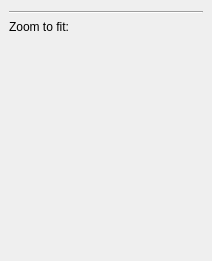
<?xml version="1.0" encoding="UTF-8"?>
<ui version="4.0">
 <author>
    SPDX-FileCopyrightText: none
    SPDX-License-Identifier: GPL-3.0-or-later
  </author>
 <class>ZoomToolWidget</class>
 <widget class="QWidget" name="ZoomToolWidget">
  <property name="geometry">
   <rect>
    <x>0</x>
    <y>0</y>
    <width>212</width>
    <height>261</height>
   </rect>
  </property>
  <layout class="QVBoxLayout" name="verticalLayout">
   <property name="leftMargin">
    <number>9</number>
   </property>
   <property name="rightMargin">
    <number>9</number>
   </property>
   <item>
    <widget class="Line" name="line">
     <property name="orientation">
      <enum>Qt::Horizontal</enum>
     </property>
    </widget>
   </item>
   <item>
    <widget class="QLabel" name="label">
     <property name="text">
      <string>Zoom to fit:</string>
     </property>
    </widget>
   </item>
   <item>
    <layout class="QHBoxLayout" name="horizontalLayout">
     <property name="spacing">
      <number>0</number>
     </property>
     <property name="leftMargin">
      <number>0</number>
     </property>
     <property name="topMargin">
      <number>0</number>
     </property>
     <property name="rightMargin">
      <number>0</number>
     </property>
     <item>
      <widget class="QToolButton" name="btnZoomToFit">
       <property name="text">
        <string/>
       </property>
       <property name="autoRaise">
        <bool>true</bool>
       </property>
      </widget>
     </item>
     <item>
      <widget class="QToolButton" name="btnZoomToFitH">
       <property name="text">
        <string/>
       </property>
       <property name="autoRaise">
        <bool>true</bool>
       </property>
      </widget>
     </item>
     <item>
      <widget class="QToolButton" name="btnZoomToFitV">
       <property name="text">
        <string/>
       </property>
       <property name="autoRaise">
        <bool>true</bool>
       </property>
      </widget>
     </item>
     <item>
      <spacer name="horizontalSpacer">
       <property name="orientation">
        <enum>Qt::Horizontal</enum>
       </property>
       <property name="sizeType">
        <enum>QSizePolicy::Expanding</enum>
       </property>
       <property name="sizeHint" stdset="0">
        <size>
         <width>40</width>
         <height>20</height>
        </size>
       </property>
      </spacer>
     </item>
    </layout>
   </item>
   <item>
    <spacer name="verticalSpacer">
     <property name="orientation">
      <enum>Qt::Vertical</enum>
     </property>
     <property name="sizeHint" stdset="0">
      <size>
       <width>20</width>
       <height>0</height>
      </size>
     </property>
    </spacer>
   </item>
  </layout>
 </widget>
 <resources/>
 <connections/>
</ui>
